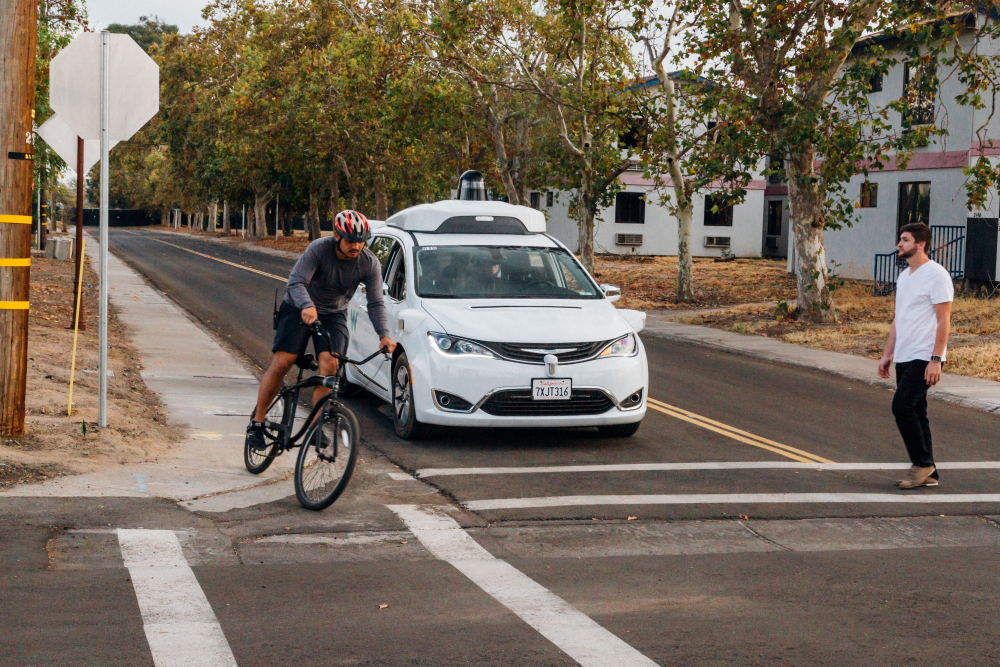
#> input picture test_files/1_EM5DO3idvRu3-k_HS_b92Q.jpeg, 4000 x 2666 px, given in place of input.mp4, which was not available (shown at 1/4 size)
$ python basic_lane.py
#> lines starting #> are read from the running program, lines starting #| are printed output that depends on the picture; after the words box and inside, x2 and y2 are one past the last pixel; in counts of white or black regions, pixels touching at a corner belong together; pictures that were not available may be replaced by others from this repository, and a replacement may not be noted
import numpy as np
import cv2
import matplotlib.pyplot as plt
DEFAULT_SIZE = (720, 480)


# [8 lines left out: function display, not called in this run]


def filter_colors(image):
    """
    Filter the image to include only yellow and white pixels
    """
    # image = cv2.cvtColor(image, cv2.COLOR_BGR2HLS)
    # Filter white pixels
    lower_white = np.array([0, 130, 0])
    upper_white = np.array([255, 255, 255])
    white_mask = cv2.inRange(image, lower_white, upper_white)
    white_image = cv2.bitwise_and(image, image, mask=white_mask)

    # Filter yellow pixels
    hsv = cv2.cvtColor(image, cv2.COLOR_BGR2HSV)
    lower_yellow = np.array([10, 0, 100])
    upper_yellow = np.array([40, 255, 255])
    yellow_mask = cv2.inRange(hsv, lower_yellow, upper_yellow)
    yellow_image = cv2.bitwise_and(image, image, mask=yellow_mask)

    # Combine the two above images
    image2 = cv2.addWeighted(white_image, 1., yellow_image, 1., 1.)

    return image2


def preprocess_img(img):
    '''
    preprocess image before start process
    '''
    img = cv2.resize(img, None, fx=0.5, fy=0.5, interpolation=cv2.INTER_AREA)
    mask = img

    # mask = cv2.cvtColor(mask, cv2.COLOR_HLS2BGR_FULL)
    cv2.imshow("filter", mask)

    gray = cv2.cvtColor(mask, cv2.COLOR_BGR2GRAY)

    th = cv2.adaptiveThreshold(
        cv2.GaussianBlur(gray, (7, 7), 0), 255, cv2.ADAPTIVE_THRESH_GAUSSIAN_C, cv2.THRESH_BINARY, 11, 2)
    mask = cv2.bitwise_and(img, img, mask=th)
    cv2.imshow("thresh", th)
    # smooth and sharpen image
    kernel = np.array([[0, -1, 0], [-1, 5, -1], [0, -1, 0]])
    mask = cv2.bilateralFilter(mask, 7, 75, 75)
    mask = cv2.filter2D(mask, -1, kernel)
    cv2.imshow("bilarate", mask)
    mask = filter_colors(mask)  # enhance the value of white and yellow
    output = mask

    cv2.imshow("after", output)
    return [output]
    pass


def region_of_interest(image):
    '''
    mask the region that we focus on to detect line
    '''
    mask = np.zeros_like(image)
    # Defining a 3 channel or 1 channel color to fill the mask with depending on the input image
    if len(image.shape) > 2:
        channel_count = image.shape[2]
        ignore_mask_color = (255,) * channel_count
    else:
        ignore_mask_color = 255
    # We could have used fixed numbers as the vertices of the polygon,
    # but they will not be applicable to images with different dimesnions.
    height, width = image.shape[:2]

    bottom_left = [width * 0.1, height * 0.9]
    upper_left = [width * 0.04, height * 0.8]
    top_left = [width * 0.4, height * 0.6]
    bottom_right = [width * 0.9, height * 0.9]
    upper_right = [width * 0.96, height * 0.8]
    top_right = [width * 0.6, height * 0.6]

    vertices = np.array(
        [[bottom_left,   top_left, top_right,   bottom_right]], dtype=np.int32)
    cv2.fillPoly(mask, vertices, ignore_mask_color)
    masked_image = cv2.bitwise_and(image, mask)
    cv2.imshow("mask", masked_image)
    return masked_image


def drawLines(image, lines, line_color, line_thickness):
    ''' draw line :v '''

    # Creates an image filled with zero intensities with the same dimensions as the frame
    lines_visualize = np.zeros_like(image)
    # Checks if any lines are detected
    for x1, y1, x2, y2 in lines:
        # Draws lines between two coordinates with green color and 5 thickness
        cv2.line(lines_visualize, (x1, y1), (x2, y2),
                 line_color, line_thickness)
        # apply the mask to main image
    return cv2.addWeighted(image, 1, lines_visualize, 0.8, 1)
    pass


def average_slope_intercept(image, lines, old_line=[[], []]):
    '''find average slope of nearby line'''
    left_fit = []
    right_fit = []
    # h, w, _ = image.shape
    if (lines is None):
        return
    elif (len(lines) == 0):
        return
    for line in lines:
        for x1, y1, x2, y2 in line:
            # It will fit the polynomial and the intercept and slope
            parameters = np.polyfit((x1, x2), (y1, y2), deg=1)  # -> m and b
            slope = parameters[0] if x1 != x2 else 999
            intercept = parameters[1]
            # slope = (y2 - y1) / (x2 - x1)
            # intercept = y1 - (slope * x1)
            if slope < 0:
                left_fit.append((slope, intercept))
            else:
                right_fit.append((slope, intercept))
    # Averages out all the values for left and right into a single slope and y-intercept value for each line
    left_fit_average = np.average(left_fit, axis=0)
    right_fit_average = np.average(right_fit, axis=0)
    # if new value is much more diff from last value, we keep last value
    old_line_param = []
    if len(old_line[0]) != 0:
        for x1, y1, x2, y2 in old_line:
            parameters = np.polyfit((x1, x2), (y1, y2), deg=1)
            print("param", parameters)
            old_line_param.append(parameters)

    try:
        if len(old_line_param) != 0:
            left_fit_average = condition(left_fit_average, old_line_param[0])
            right_fit_average = condition(right_fit_average, old_line_param[1])
    except IndexError:
        pass
    # Calculates the x1, y1, x2, y2 coordinates for the left and right lines
    left_line = cal_coordinates(image, left_fit_average)
    right_line = cal_coordinates(image, right_fit_average)

    return np.array([left_line, right_line])


# [8 lines left out: function condition, not called in this run]


def cal_coordinates(image, params):
    '''convert slope and intercept to x,y coordinate'''
    try:
        slope, intercept = params
    except TypeError:
        slope, intercept = 0.001, 0

    # Sets initial y-coordinate as height from top down (bottom of the image)
    y1 = int(image.shape[0] * 0.97)
    # Sets final y-coordinate above the bottom of the image
    y2 = int(y1 * 0.8)
    # Sets initial x-coordinate as (y1 - b) / m since y1 = mx1 + b
    x1 = int((y1 - intercept) / slope)
    # Sets final x-coordinate as (y2 - b) / m since y2 = mx2 + b
    x2 = int((y2 - intercept) / slope)

    return np.array([x1, y1, x2, y2])


# [52 lines left out: functions get_car, predict_movement, not called in this run]


def write_order(order, mode='a'):
    f = open(r'direction.txt', mode)
    f.writelines(f"{order}\n")
    f.close()
    pass


def test_on_video(path):
    ''' test on testing video '''
    # Path of dataset directory
    cap = cv2.VideoCapture(path)
    frame_width = int(cap.get(3))
    frame_height = int(cap.get(4))

    outVid = cv2.VideoWriter(r'outvid.mp4', cv2.VideoWriter_fourcc(
        'D', 'I', 'V', 'X'), 15, (frame_width, frame_height))
    old_line = [[], []]
    last_pos = (0, 0)
    write_order("start\n", "w+")
    while(cap.isOpened()):
        _, frame = cap.read()
        after_preprocess = preprocess_img(frame)
        # display(after_preprocess, 2, 2)
        used_img = frame = after_preprocess[-1]

        gray = cv2.cvtColor(used_img, cv2.COLOR_BGR2GRAY)

        blur_gray = cv2.GaussianBlur(gray, (9, 9), 0)

        edges = cv2.Canny(blur_gray, 50, 150)
        # _, edges = cv2.threshold(blur_gray, 130, 145, cv2.THRESH_BINARY)
        cropped_image = region_of_interest(edges)

        lines = cv2.HoughLinesP(cropped_image,
                                rho=1,
                                theta=np.pi / 180,
                                threshold=40,
                                lines=np.array([]),
                                minLineLength=20,
                                maxLineGap=1e2)

        averaged_lines = average_slope_intercept(frame, lines, old_line)
        old_line = averaged_lines
        # print(averaged_lines)
        try:
            output = drawLines(frame, averaged_lines, (0, 150, 0), 10)
        except OverflowError:
            output = frame
        # output, last_pos, order = predict_movement(
        # output, averaged_lines, last_pos=last_pos)

        outVid.write(output)
        cv2.imshow("result", output)
        # write_order(order)
        # # wait 0 will wait for infinitely between each frames.
        # 1ms will wait for the specified time only between each frames

        if cv2.waitKey(1) == 27:  # esc
            break

    # close the video file
    cap.release()
    outVid.release()
    # destroy all the windows that is currently on
    cv2.destroyAllWindows()
    pass


# [28 lines left out: function test_on_img, not called in this run]


def run(path):
    if path[path.index('.')::] in ['.jpg', '.png', '.jpeg']:
        print('picture mode')
        test_on_img(path)
    else:
        print('video mode')
        test_on_video(path)
#> in test_on_video, frame is the input picture: shape (2666, 4000, 3); mean B, G, R 91.2, 104.9, 116.5
#> in preprocess_img, `th = cv2.adaptiveThreshold( cv2.GaussianBlur(gray, (7, 7), 0), 255, cv..`:
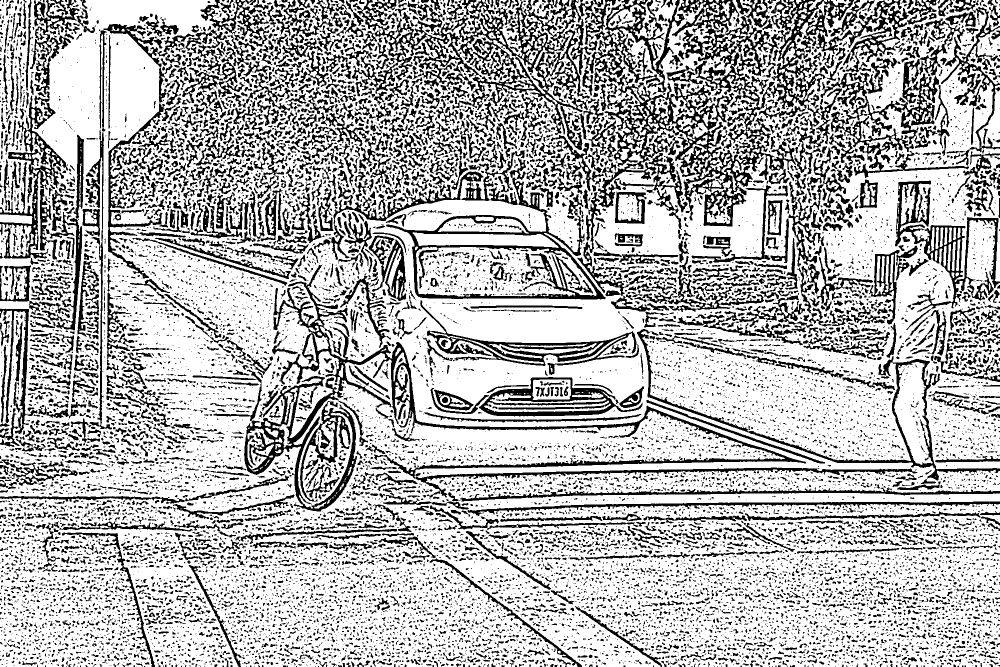
#> th: shape (1333, 2000) (shown at 1/2 size); 71.1% white; 15666 black regions (11675 under 20 px), largest, box (x1, y1, x2, y2) and area: (488, 530, 1835, 1023) 44269, (1195, 0, 1592, 453) 43622, (704, 0, 1191, 270) 29496
#> in filter_colors, `white_mask = cv2.inRange(image, lower_white, upper_white)`: white_mask: shape (1333, 2000); 36.8% white; 17168 white regions (14830 under 20 px), largest, box (x1, y1, x2, y2) and area: (0, 0, 2000, 1333) 368815, (669, 101, 2000, 965) 291125, (1239, 0, 1468, 244) 13010
#> in filter_colors, `hsv = cv2.cvtColor(image, cv2.COLOR_BGR2HSV)`: hsv: shape (1333, 2000, 3); mean H, S, V 26.5, 51.6, 110.4
#> in filter_colors, `yellow_mask = cv2.inRange(hsv, lower_yellow, upper_yellow)`:
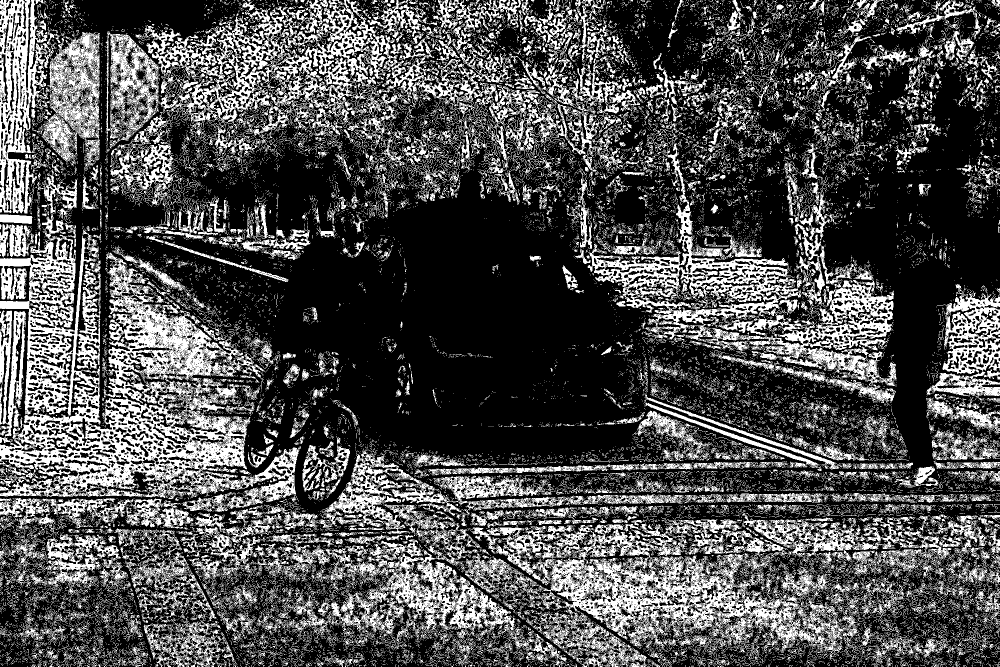
#> yellow_mask: shape (1333, 2000) (shown at 1/2 size); 31% white; 25113 white regions (23368 under 20 px), largest, box (x1, y1, x2, y2) and area: (524, 893, 1730, 1333) 128753, (0, 347, 602, 1024) 128570, (271, 0, 1280, 361) 86317
#> in filter_colors, `yellow_image = cv2.bitwise_and(image, image, mask=yellow_mask)`:
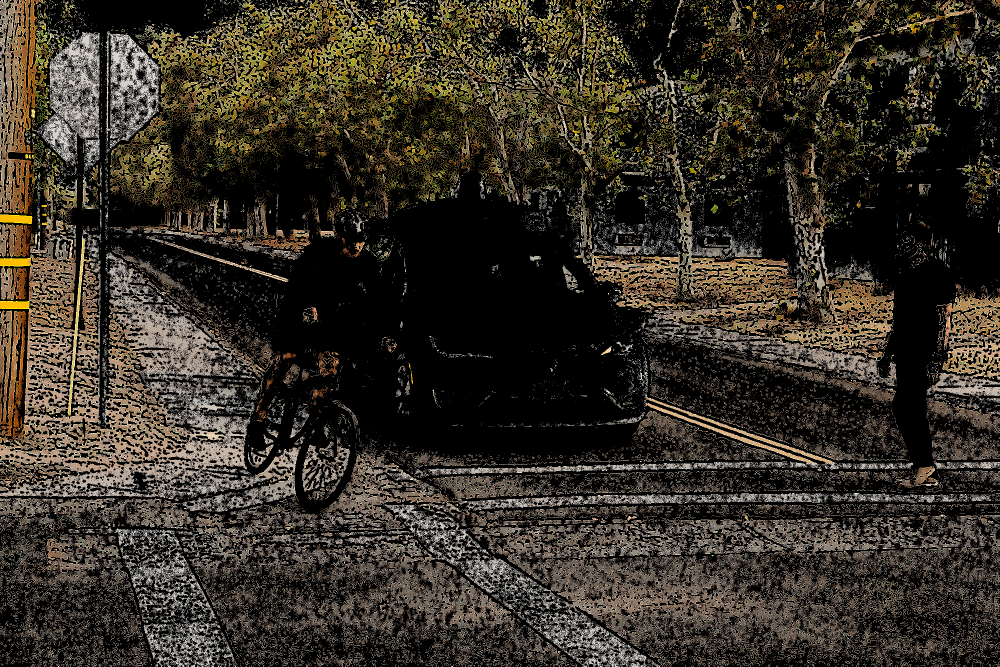
#> yellow_image: shape (1333, 2000, 3) (shown at 1/2 size); mean of channels 0, 1, 2 38.1, 47.6, 53.5; drawn as B, G, R
#> in filter_colors, `image2 = cv2.addWeighted(white_image, 1., yellow_image, 1., 1.)`:
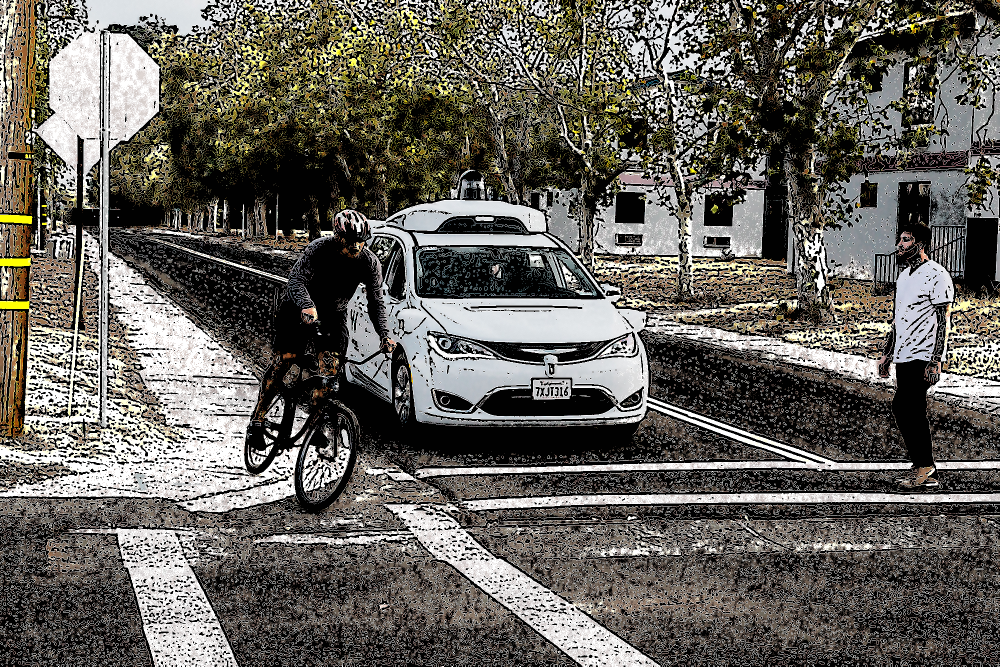
#> image2: shape (1333, 2000, 3) (shown at 1/2 size); mean of channels 0, 1, 2 91.9, 98.1, 101.1; drawn as B, G, R
#> in test_on_video, `after_preprocess = preprocess_img(frame)`: after_preprocess = 1 item
#> in test_on_video, `edges = cv2.Canny(blur_gray, 50, 150)`:
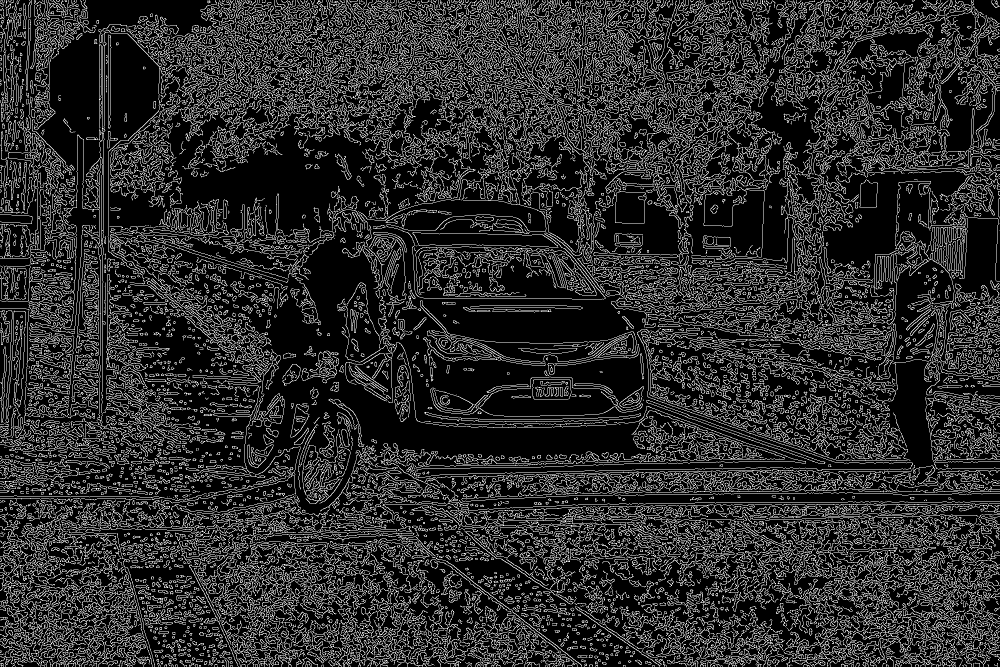
#> edges: shape (1333, 2000) (shown at 1/2 size); 17.6% white in thin lines or dots
#> in region_of_interest, `cv2.fillPoly(mask, vertices, ignore_mask_color)`: mask: shape (1333, 2000); 15.1% white; 1 white region, box (x1, y1, x2, y2) and area: (200, 799, 1801, 1200) 401601
#> in region_of_interest, `masked_image = cv2.bitwise_and(image, mask)`:
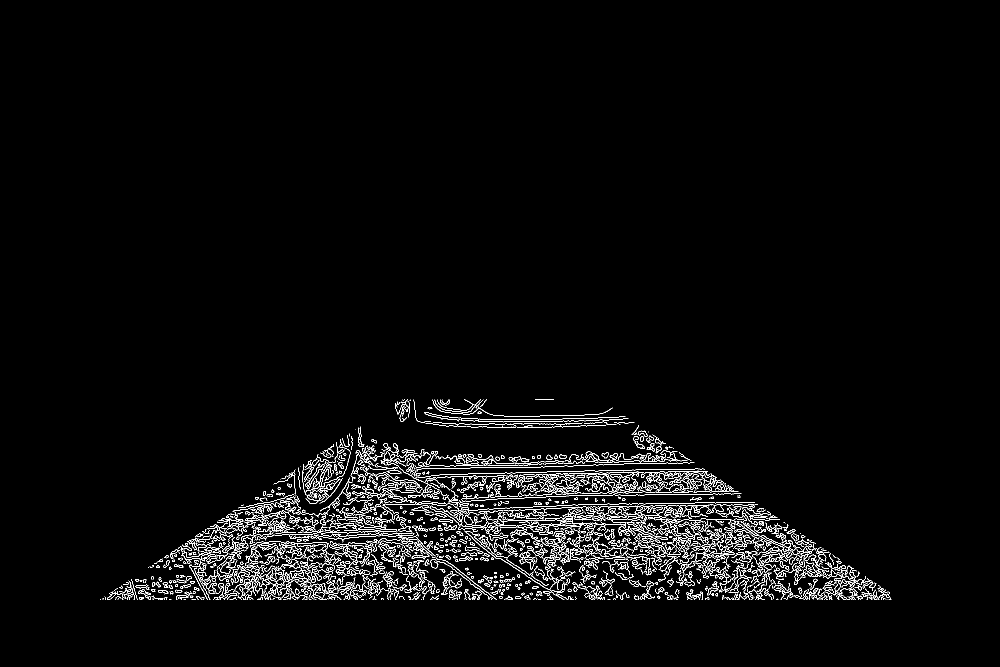
#> masked_image: shape (1333, 2000) (shown at 1/2 size); 2.7% white in thin lines or dots, all inside (x1, y1, x2, y2) = (200, 799, 1783, 1200)
#> in test_on_video, `lines = cv2.HoughLinesP(cropped_image, rho=1, theta=np.pi / 180, thres..`: lines = 349 rows, first 6: [210, 1195, 1780, 1195], [225, 1184, 1586, 1065], [361, 1093, 1509, 1012], [221, 1191, 1777, 1191], [1030, 1136, 1656, 1103], [254, 1165, 1749, 1165]
#> the loop in average_slope_intercept, `for line in lines:` made 349 passes
#> after the loop in average_slope_intercept, `for line in lines:`: left_fit = 279 pairs, first value -0.249 to -6.09e-18, second value 817.1 to 1204; right_fit = 70 pairs, first value 1.98e-18 to 0.195, second value 690.6 to 1197
#> in average_slope_intercept, `left_fit_average = np.average(left_fit, axis=0)`: left_fit_average = [-0.0293, 1067.9]
#> in average_slope_intercept, `right_fit_average = np.average(right_fit, axis=0)`: right_fit_average = [0.0355, 971.1]
#> in cal_coordinates, `slope, intercept = params`: slope = -0.0293; intercept = 1067.9
#> in cal_coordinates, `x1 = int((y1 - intercept) / slope)`: x1 = -7674
#> in cal_coordinates, `x2 = int((y2 - intercept) / slope)`: x2 = 1156
#> in average_slope_intercept, `left_line = cal_coordinates(image, left_fit_average)`: left_line = [-7674, 1293, 1156, 1034]
#> in average_slope_intercept, `right_line = cal_coordinates(image, right_fit_average)`: right_line = [9072, 1293, 1773, 1034]
#> in test_on_video, `averaged_lines = average_slope_intercept(frame, lines, old_line)`: averaged_lines = [[-7674, 1293, 1156, 1034], [9072, 1293, 1773, 1034]]
#> in test_on_video, `old_line = averaged_lines`: old_line has the same summary as averaged_lines
#> the loop in drawLines, `for x1, y1, x2, y2 in lines:` made 2 passes
#> after the loop in drawLines, `for x1, y1, x2, y2 in lines:`:
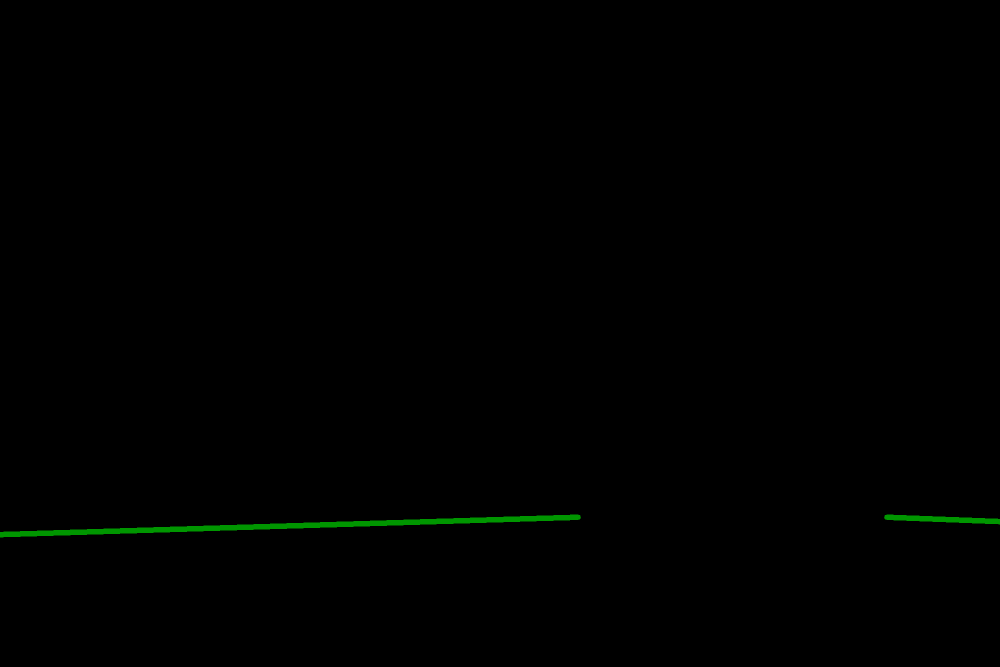
#> lines_visualize: shape (1333, 2000, 3) (shown at 1/2 size); mean of channels 0, 1, 2 0, 0.9, 0; drawn as B, G, R
#> (key Esc is pressed here)


if __name__ == "__main__":
    '''make color :v'''
    path = r'F:\Lab Robotics&AI\day3\test_files\input.mp4'
    run(path)
    pass

# F:\Lab Robotics&AI\day3\test_files\input.mp4
# F:\Lab Robotics&AI\day1\test_videos\input.mp4
# need to fix OverflowError: Python int too large to convert to C long
# drawbacks: curve, high speed
